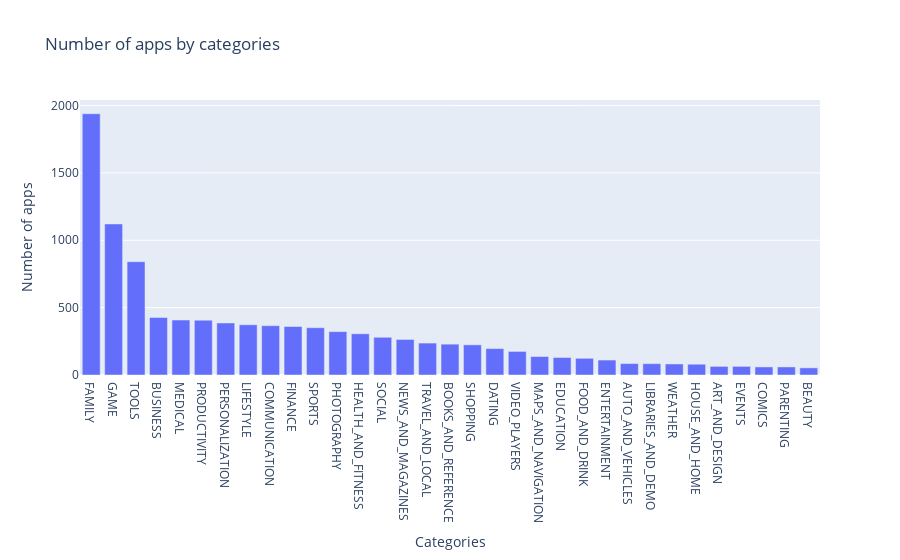

Notebook code for this chart:
### Code cell
import plotly
plotly.offline.init_notebook_mode(connected = True)
import plotly.graph_objs as go

#Number of categories
print("Number of Categories: ", len(apps['Category'].unique()))

num_apps_cat = apps['Category'].value_counts().sort_values(ascending = False)

data = [go.Bar(x = num_apps_cat.index, y = num_apps_cat.values)]
layout = {'title':'Number of apps by categories', 'xaxis': {'title': 'Categories'},
         'yaxis':{'title': 'Number of apps'}}

plotly.offline.iplot({'data' :data, 'layout':layout})

### Figure 1 — Plotly figure (JSON) as saved in the notebook; plotly's stock layout.template omitted (floating-point values rounded to 4 significant figures)
{"data": [{"type": "bar", "x": ["FAMILY", "GAME", "TOOLS", "BUSINESS", "MEDICAL", "PRODUCTIVITY", "PERSONALIZATION", "LIFESTYLE", "COMMUNICATION", "FINANCE", "SPORTS", "PHOTOGRAPHY", "HEALTH_AND_FITNESS", "SOCIAL", "NEWS_AND_MAGAZINES", "TRAVEL_AND_LOCAL", "BOOKS_AND_REFERENCE", "SHOPPING", "DATING", "VIDEO_PLAYERS", "MAPS_AND_NAVIGATION", "EDUCATION", "FOOD_AND_DRINK", "ENTERTAINMENT", "AUTO_AND_VEHICLES", "LIBRARIES_AND_DEMO", "WEATHER", "HOUSE_AND_HOME", "ART_AND_DESIGN", "EVENTS", "COMICS", "PARENTING", "BEAUTY"], "y": [1939, 1121, 841, 427, 408, 407, 386, 373, 366, 360, 351, 322, 306, 280, 264, 237, 229, 224, 196, 175, 137, 130, 124, 111, 85, 84, 82, 80, 64, 64, 60, 60, 53]}], "layout": {"title": {"text": "Number of apps by categories"}, "xaxis": {"title": {"text": "Categories"}}, "yaxis": {"title": {"text": "Number of apps"}}}}
